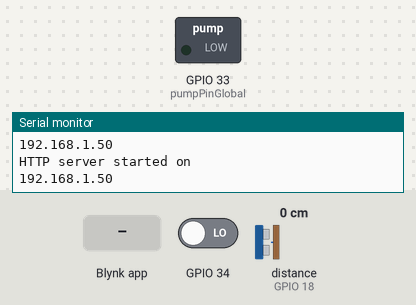
The program below on a simulated ESP32. Parts: switched loads named in the program (green lamp = pin HIGH), the last lines printed to the serial monitor. The inputs (shaded band) are chosen by the test bench; at power-on: GPIO 34 LOW, distance to the obstacle (sensor on GPIO 18) 0 cm. The echo pulse lasts 58.3 µs per cm; WiFi joins after 1.5 s; servers stay silent unless stated.

Above: at 3.0 s.
3.1 s: GPIO 34 driven HIGH
At 4.5 s:
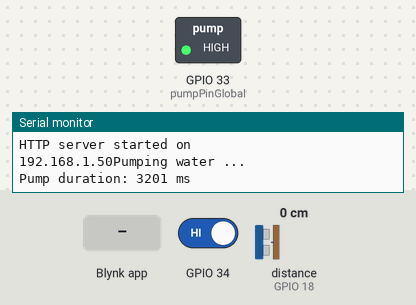
9.4 s: distance to the obstacle (sensor on GPIO 18) set to 18 cm
10.9 s: distance to the obstacle (sensor on GPIO 18) set to 14 cm
13.9 s: Blynk app writes 1 to V9
At 20.1 s:
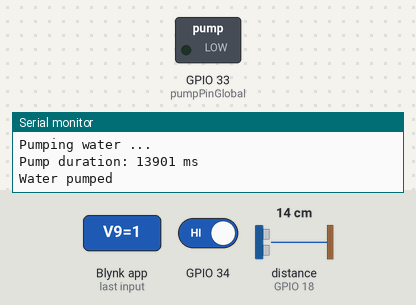
Timing chart, 0 to 20.4 s (numbered marks = the images above; inputs shaded):
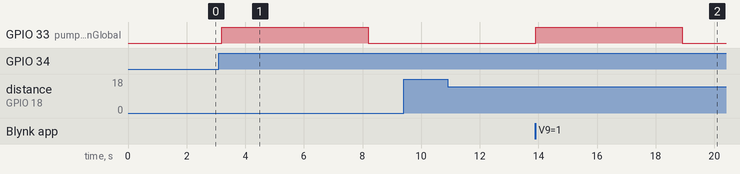

The program:

main.cpp
```cpp
/* Fill-in information from Blynk Device Info here */
#define BLYNK_TEMPLATE_ID "TMPL626pTvfVE"
#define BLYNK_TEMPLATE_NAME "Tree"
#define BLYNK_AUTH_TOKEN "HiFFXZolAHaPiIOnRxt3r47d66ciz5Y0"
/* Comment this out to disable prints and save space */
#define BLYNK_PRINT Serial

#include <WiFi.h>
#include <WiFiClient.h>
#include <BlynkSimpleEsp32.h>
#include <Wire.h>
#include <BH1750.h>
#include <Adafruit_Sensor.h>
#include <Adafruit_BME280.h>
#include <webserver.h>
#include <HTTPClient.h>
#include <ArduinoJson.h>

#include <webserverhandler.h>
#include <sensor.h>
#include <pump.h>

/* PIN
Light Pin & Air Pin: SDA-21 SCL-22
Moist Meter: 32
Ultrasonic Pin: trig-5 echo-18
*/

// Your WiFi credentials.
// Set password to "" for open networks.
char ssid[] = "thamva";
char pass[] = "123456789";

// Water pump button
const int button_pump = 34;
const int Pump_Output = 33;
unsigned long pump_duration = 5000;

// Local IP Camera
String my_Local_IP;

//
BlynkTimer timer;

// Light Meter
BH1750 lightMeter;

// Air Measure
Adafruit_BME280 bme; // I2C

// Moist Meter
const int sensor_pin = 32;

// Ultrasonic
const int trigPin = 5;
const int echoPin = 18;

const int moistureThreshold = 0;

void triggerCapture()
{
  if (WiFi.status() == WL_CONNECTED)
  {
    HTTPClient http;

    // Replace with your Flask server's IP and port
    String serverUrl = "http://192.168.22.243:5000/capture";

    http.begin(serverUrl);
    http.addHeader("Content-Type", "application/json"); // Optional if no payload
    http.addHeader("Connection", "keep-alive");
    http.setTimeout(10000);

    int httpResponseCode = http.POST("{}"); // Empty JSON payload

    if (httpResponseCode > 0)
    {
      Serial.println("Response code: " + String(httpResponseCode));
      String response = http.getString();
      Serial.println("Response: " + response);
    }
    else
    {
      Serial.println("Error sending POST request: " + http.errorToString(httpResponseCode));
    }

    http.end();
  }
  else
  {
    Serial.println("WiFi not connected");
  }
}

const char *script_url = "https://script.google.com/macros/s/AKfycbxjq0TQcsNHzNjK3u_nbbBrfOUDqplaNy70eF113qxyp_tbK0pIe_DIAVaBAV84rJN1/exec"; // Replace with your Web App URL

void sendDataToScript(String device_id, String sensor_data)
{
  Serial.println("Sending data to script");
  if (WiFi.status() == WL_CONNECTED)
  {
    HTTPClient http;

    // Start HTTP POST request
    http.begin(script_url);
    http.addHeader("Content-Type", "application/json");
    // Enable redirect handling
    http.setFollowRedirects(HTTPC_STRICT_FOLLOW_REDIRECTS);

    // Prepare JSON payload
    // String payload = "{\'device_id\':" + device_id + ", \'sensor_data\':" + sensor_data + "}";
    StaticJsonDocument<200> doc; // Define a JSON document with a capacity of 200 bytes

    // Add key-value pairs to the JSON document
    doc["device_id"] = device_id;
    doc["sensor_data"] = sensor_data;

    // Serialize the JSON document to a string
    String payload;
    serializeJson(doc, payload);

    // String payload = createJsonPayload(device_id, sensor_data);
    // Send POST request
    int httpResponseCode = http.POST(payload);

    // Handle response
    if (httpResponseCode > 0)
    {
      String response = http.getString();
      Serial.println("Response code: " + String(httpResponseCode));
      Serial.println("Response: " + response);
    }
    else
    {
      Serial.println("Error sending POST request: " + http.errorToString(httpResponseCode));
    }

    http.end();
  }
  else
  {
    Serial.println("WiFi not connected");
  }
}

BLYNK_WRITE(V13)
{
  int value = param.asInt();
  if (value == 1)
  {
    Serial.println("Triggering Flask capture API...");
    triggerCapture();           // Call the function to perform the action
    Blynk.virtualWrite(V13, 0); // Reset the virtual pin state to 0
  }
}

// This function is called every time the Virtual Pin 0 state changes
static int timerID = -1;
BLYNK_WRITE(V9)
{
  int value = param.asInt();
  if (value == 1)
  {
    startPump();               // Call the function to perform the action
    Blynk.virtualWrite(V9, 0); // Reset the virtual pin state to 0
  }
}

BLYNK_WRITE(V10)
{
  // Camera URL
  Blynk.virtualWrite(V10, "http://" + my_Local_IP + "/capture");
}

BLYNK_WRITE(V0)
{
  Blynk.setProperty(V12, "url", "https://lh3.googleusercontent.com/d/1JRyhOmu8z8nJ4FFcKZjX3eSAlwedLZhL");
  // Set incoming value from pin V0 to a variable
  int value = param.asInt();

  // Update state
  Blynk.virtualWrite(V1, value);
  if (value == 1)
  {
    // Start a timer to read sensor values periodically
    if (timerID != -1)
    {
      timer.deleteTimer(timerID);
    }
    timerID = timer.setInterval(2000L, []()
                                {
                                  readAirSensor(bme);
                                  // Serial.println(30-readUltrasonicSensor(trigPin, echoPin));
                                  // Serial.println(readMoistureSensor(sensor_pin));
                                  Blynk.virtualWrite(V4, readUltrasonicSensor(trigPin, echoPin));
                                  Blynk.virtualWrite(V5, readLightSensor(lightMeter));
                                  Blynk.virtualWrite(V6, readMoistureSensor(sensor_pin));
                                  Blynk.virtualWrite(V7, bme.readHumidity());
                                  Blynk.virtualWrite(V8, bme.readTemperature());
                                  // String sensor_data = "BAAM!";
                                  StaticJsonDocument<200> doc2; // Define a JSON document with a capacity of 200 bytes

                                  // Add key-value pairs to the JSON document
                                  doc2["Temperature"] = String(bme.readTemperature());
                                  doc2["Humidity"] = String(bme.readHumidity());
                                  doc2["Moisture"] = String(readMoistureSensor(sensor_pin));
                                  doc2["Light"] = String(readLightSensor(lightMeter));
                                  doc2["Water_Level"] = String((17 - (readUltrasonicSensor(trigPin, echoPin)/13))/100);

                                  // Serialize the JSON document to a string
                                  String sensor_data;
                                  serializeJson(doc2, sensor_data);
                                  // String sensor_data = "{\'Temperature\':" + String(bme.readTemperature())
                                  // + ", \'Humidity\':" + String(bme.readHumidity())
                                  // + ", \'Moisture\':" + String(readMoistureSensor(sensor_pin))
                                  // + ", \'Light\':" + String(readLightSensor(lightMeter))
                                  // + ", \'Water_Level\':" + String(30 - readUltrasonicSensor(trigPin, echoPin)) + "}";
                                  sendDataToScript("ESP32_01", sensor_data);

                                  if (readUltrasonicSensor(trigPin, echoPin) < 15) // test notificaiton for water level
                                  {
                                    Blynk.logEvent("water_low");
                                    Serial.print("Water level is at ");
                                    Serial.print(readUltrasonicSensor(trigPin, echoPin));
                                    Serial.println("%");
                                  }
                                  else
                                  {
                                    Serial.println(readUltrasonicSensor(trigPin, echoPin));
                                    Serial.println("Water level is normal");
                                  }
                                  Serial.println(""); });
  }
  else if (timerID != -1)
  {
    // Stop the timer if value is not 1
    timer.deleteTimer(timerID);
    timerID = -1;
  }
}

// This function is called every time the device is connected to the Blynk.Cloud
BLYNK_CONNECTED()
{
  my_Local_IP = WiFi.localIP().toString();
  Serial.println("BLYNK_CONNECTED called");
  Serial.print("Setting V10 URL: ");
  Serial.println("http://" + my_Local_IP + "/capture");
  // Change Web Link Button message to "Congratulations!"
  Blynk.setProperty(V3, "offImageUrl", "https://static-image.nyc3.cdn.digitaloceanspaces.com/general/fte/congratulations.png");
  Blynk.setProperty(V3, "onImageUrl", "https://static-image.nyc3.cdn.digitaloceanspaces.com/general/fte/congratulations_pressed.png");
  Blynk.setProperty(V3, "url", "https://docs.blynk.io/en/getting-started/what-do-i-need-to-blynk/how-quickstart-device-was-made");
  Blynk.setProperty(V10, "url", "http://" + my_Local_IP + "/capture");
}

// // This function sends Arduino's uptime every second to Virtual Pin 2.
// void myTimerEvent()
// {
//   // You can send any value at any time.
//   // Please don't send more that 10 values per second.
//   Blynk.virtualWrite(V2, millis() / 1000);
// }

void checkSoilMoisture()
{
  int moistureLevel = readMoistureSensor(sensor_pin);
  Serial.print("Soil moisture level: ");
  Serial.println(moistureLevel);

  if (moistureLevel <= moistureThreshold)
  {
    startPump(); // Optional: Log to Blynk
  }
}

void setup()
{
  // Debug console
  Serial.begin(115200);
  // sensor init
  Wire.begin(21, 22); // SDA21, SCL=22
  initLightSensor(lightMeter);
  initAirSensor(bme);
  initMoistureSensor(sensor_pin);
  initUltrasonicSensor(trigPin, echoPin);

  Blynk.begin(BLYNK_AUTH_TOKEN, ssid, pass);
  // You can also specify server:
  // Blynk.begin(BLYNK_AUTH_TOKEN, ssid, pass, "blynk.cloud", 80);
  // Blynk.begin(BLYNK_AUTH_TOKEN, ssid, pass, IPAddress(192,168,1,100), 8080);

  // Setup a function to be called every second
  timer = BlynkTimer();
  // Camera Local IP
  my_Local_IP = WiFi.localIP().toString();
  Serial.println(my_Local_IP);

  setupWebServer();
  initPump(button_pump, Pump_Output);
}

void loop()
{
  // printMoistMeter();
  Blynk.run();
  timer.run();
  handleWebServer();
  pumpControl(button_pump, Pump_Output, pump_duration);
  handlePumpState();

  // You can inject your own code or combine it with other sketches.
  // Check other examples on how to communicate with Blynk. Remember
  // to avoid delay() function!
}
```

pump.cpp
```cpp
#include <Arduino.h>

unsigned long lastDebounceTime = 0;  // Fixed typo in variable name
unsigned long debounceDelay = 100;
int buttonState = LOW;
int lastButtonState = LOW;

int pumpPinGlobal = 33;

bool isPumping = false;
unsigned long pumpStartTime = 0;
unsigned long pumpDuration = 5000; // Default to 5 seconds

void initPump(int buttonPin, int pumpPin)
{
    pinMode(buttonPin, INPUT);
    pinMode(pumpPin, OUTPUT);
    digitalWrite(pumpPin, LOW);

    pumpPinGlobal = pumpPin;
}

void startPump()
{
    if (!isPumping)
    {
        isPumping = true;
        pumpStartTime = millis();
        digitalWrite(pumpPinGlobal, HIGH);
        Serial.println("Pumping water ...");
        Serial.print("Pump duration: ");
        Serial.print(pumpStartTime);
        Serial.println(" ms");
    }
}

// Check pump status to see if it has run for the specified duration
void handlePumpState()
{
    if (isPumping && (millis() - pumpStartTime) > pumpDuration)
    {
        isPumping = false;
        digitalWrite(pumpPinGlobal, LOW);
        Serial.println("Water pumped");
    }
}

void pumpControl(int buttonPin, int pumpPin, int pump_duration)
{
    int reading = digitalRead(buttonPin);
    if (reading != lastButtonState)
    {
        lastDebounceTime = millis();
    }

    if (millis() - lastDebounceTime > debounceDelay)
    {
        if (reading != buttonState)
        {
            buttonState = reading;
            if (buttonState == HIGH)
            {
                pumpDuration = pump_duration; // Update global pumpDuration
                startPump();
            }
        }
    }
    handlePumpState(); // No need to pass pump_duration here
    lastButtonState = reading;
}
```

pump.h
```cpp
#ifndef PUMP_H
#define PUMP_H

#include <Arduino.h>

// Function declarations
void initPump(int buttonPin, int pumpPin);
void startPump();
void pumpControl(int buttonPin, int pumpPin, int pump_duration);
void handlePumpState();

#endif
```

sensor.cpp
```cpp
#include <Wire.h>
#include <BH1750.h>
#include <Adafruit_Sensor.h>
#include <Adafruit_BME280.h>
#include <Arduino.h>
#include <sensor.h>

void initLightSensor(BH1750 &lightMeter)
{
  if (lightMeter.begin(BH1750::CONTINUOUS_HIGH_RES_MODE))
  {
    Serial.println(F("BH1750 initialized"));
  }
  else
  {
    Serial.println(F("Error initializing BH1750"));
    // while (1);
  }
}

float readLightSensor(BH1750 &lightMeter)
{
  float lux = lightMeter.readLightLevel();
  if (lux >= 0)
  {
    Serial.print("Light: ");
    Serial.print(lux);
    Serial.println(" lx");
  }
  else
  {
    Serial.println("Error reading light level");
  }
  return lux;
}

void initAirSensor(Adafruit_BME280 &bme)
{
  bool status;
  status = bme.begin(0x76);
  if (!status)
  {
    Serial.println("Could not find a valid BME280 sensor, check wiring!");
    // while (1);
  }
}

void readAirSensor(Adafruit_BME280 &bme)
{
  Serial.print("Temperature = ");
  Serial.print(bme.readTemperature());
  Serial.println(" *C");

  // Convert temperature to Fahrenheit
  /*Serial.print("Temperature = ");
  Serial.print(1.8 * bme.readTemperature() + 32);
  Serial.println(" *F");*/

  Serial.print("Pressure = ");
  Serial.print(bme.readPressure() / 100.0F);
  Serial.println(" hPa");

  Serial.print("Approx. Altitude = ");
  Serial.println(bme.readAltitude(SEALEVELPRESSURE_HPA));
}

void initUltrasonicSensor(int trigPin, int echoPin)
{
  pinMode(trigPin, OUTPUT); // Sets the trigPin as an Output
  pinMode(echoPin, INPUT);  // Sets the echoPin as an Input
}

float readUltrasonicSensor(int trigPin, int echoPin)
{
  long duration;
  float distanceCm;
  float distanceInch;

  digitalWrite(trigPin, LOW);
  delayMicroseconds(2);
  digitalWrite(trigPin, HIGH);
  delayMicroseconds(10);
  digitalWrite(trigPin, LOW);

  duration = pulseIn(echoPin, HIGH);
  distanceCm = duration * SOUND_SPEED / 2;
  distanceInch = distanceCm * CM_TO_INCH;

  Serial.print("Distance: ");
  Serial.print(distanceCm);
  Serial.println(" cm ");
  Serial.print(distanceInch);
  Serial.println(" inch");
  return (((17.0 - distanceCm )*100) / 11.0);
}

void initMoistureSensor(int sensor_pin)
{
  pinMode(sensor_pin, INPUT);
}

int readMoistureSensor(int sensor_pin)
{
  int sensor_analog = analogRead(sensor_pin);
  Serial.print("Moisture: ");
  double _moisture = (100 - ((sensor_analog / 4095.00) * 100));
  Serial.println(_moisture);
  return _moisture;
}
```

sensor.h
```cpp
#ifndef SENSORS_H
#define SENSORS_H

#include <Wire.h>
#include <BH1750.h>
#include <Adafruit_Sensor.h>
#include <Adafruit_BME280.h>

// Constants for sensors
#define SEALEVELPRESSURE_HPA (1013.25)
#define SOUND_SPEED 0.034
#define CM_TO_INCH 0.393701

// Function declarations
void initLightSensor(BH1750 &lightMeter);
float readLightSensor(BH1750 &lightMeter);
void initAirSensor(Adafruit_BME280 &bme);
void readAirSensor(Adafruit_BME280 &bme);
void initMoistureSensor(int sensorPin);
int readMoistureSensor(int sensorPin);
void initUltrasonicSensor(int trigPin, int echoPin);
float readUltrasonicSensor(int trigPin, int echoPin);

#endif
```

webserverhandler.cpp
```cpp
#include <WebServer.h>
#include <webserverhandler.h>
#include <WiFi.h>

WebServer server(443);

void handleRoot(){
    String response = "ESP32 Web Server";
    server.send(200, "text/plain", response);
}


void setupWebServer(){
    server.on("/", handleRoot);

    server.begin();

    Serial.println("HTTP server started on ");
    Serial.print(WiFi.localIP());
}

void handleWebServer(){
    server.handleClient();
}
```

webserverhandler.h
```cpp
#ifndef WEBSERVERHANDLER_H
#define WEBSERVERHANDLER_H

#include <WebServer.h>

// Declare a server instance
extern WebServer server;

// Function to initialize the server
void setupWebServer();

// Function to handle clients
void handleWebServer();

#endif // WEBSERVERHANDLER_H
```

Measured:
- after the input at 3.1 s, GPIO 33 (pumpPinGlobal): LOW → HIGH after 0.10 s, → LOW 5.0 s later
- after the input at 9.4 s, every drawn part: stays the same
- after the input at 10.9 s, every drawn part: stays the same
- after the input at 13.9 s, GPIO 33 (pumpPinGlobal): LOW → HIGH at once, → LOW 5.0 s later
